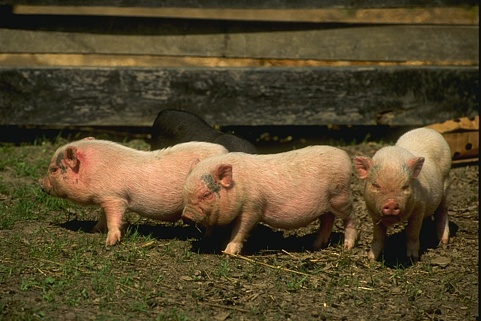
%> input picture HW2/1b/Pig.jpg, 481 x 321 px
$ octave canny.m   (GNU Octave 9; MATLAB toolbox functions it lacks are replaced by stand-ins)
%> lines starting %> are read from the running program, lines starting %| are printed output that depends on the picture
%EE 569: Homework 2 - By Brinal Bheda
%USC ID - 8470655102
%Email - bbheda@usc.edu
%Submission Date - 02/12/2019


% Open the file where the input image is stored by providing the path name, and read the input .jpg image by using imread()
% Convert the rgb image into the gray scale image
% Apply the canny edge detector using the edge() function
% Edge() function inputs the parameters gray scale input image, name of the edge detector being used i.e. Canny, threshold applied to the image to display the edge map i.e. 0.05, 0.10, 0.20, 0.30, 0.40, 0.50, 0.60, 0.70, 0.80
% Display the output of the image showing the edge map using imshow() Write the output in the Canny output image and store it in the same folder naming output_canny for different thresholds using imwrite()

% Filter image with the derivative of Gaussian
% Find magnitude and orientation of gradient
% Non-max suppression (NMS) - performs edge thinning
% Double Thresholding (Hysteresis Thresholding) - by selecting high and low threshold values
% If an edge pixel’s gradient value is higher than the high threshold value, it is marked as a strong edge pixel. If an edge pixel’s gradient value is smaller than the high threshold value and larger than the low threshold value, it is marked as a weak edge pixel. If an edge pixels value is smaller than the low threshold value, it will be suppressed.


%Canny edge detector

%load and read the input tiger and pig image from the path
filename = '/Users/brinalbheda/Desktop/DIP/HW2/1b/Pig.jpg';
I = imread(filename);
%> I is the input picture: size 321x481x3 uint8; mean R, G, B 87, 73.4, 44.5
%imshow(I)

%convert the rgb image to gray image
gray_I = rgb2gray(I);
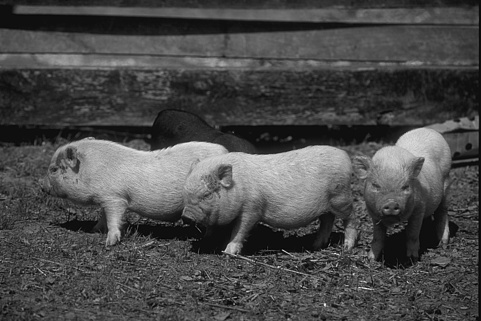
%> gray_I: size 321x481 uint8; min 1, max 243, mean 74.1
%imshow(gray_I)

%apply the canny edge function on the gray image for different thresholds
canny_I = edge(gray_I,'Canny',0.20);
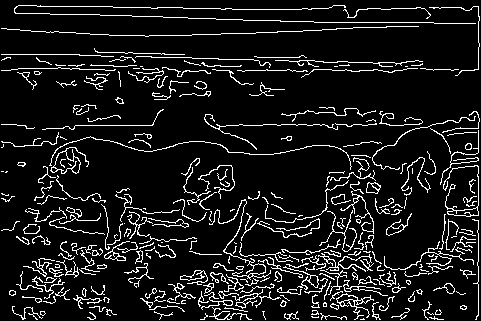
%> canny_I: size 321x481 logical; 9.9% white in thin lines or dots

%display the final output image
figure, imshow(canny_I)
